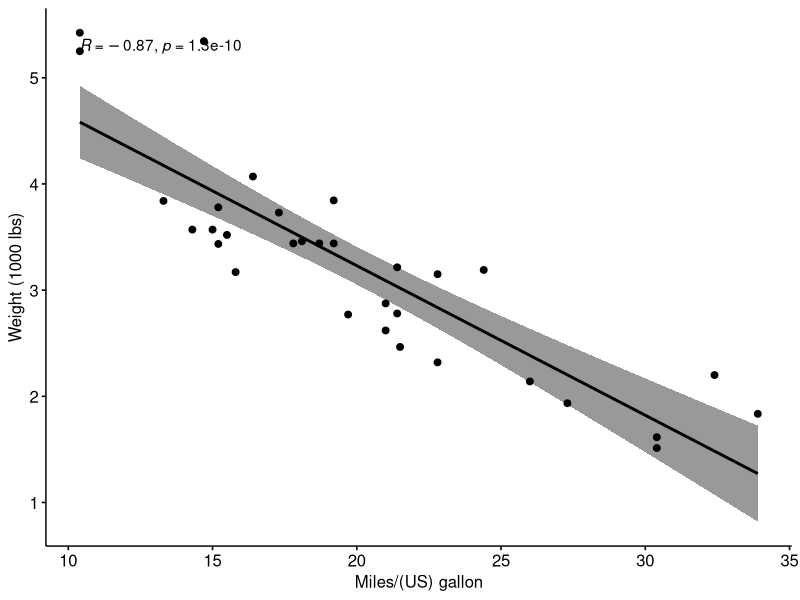
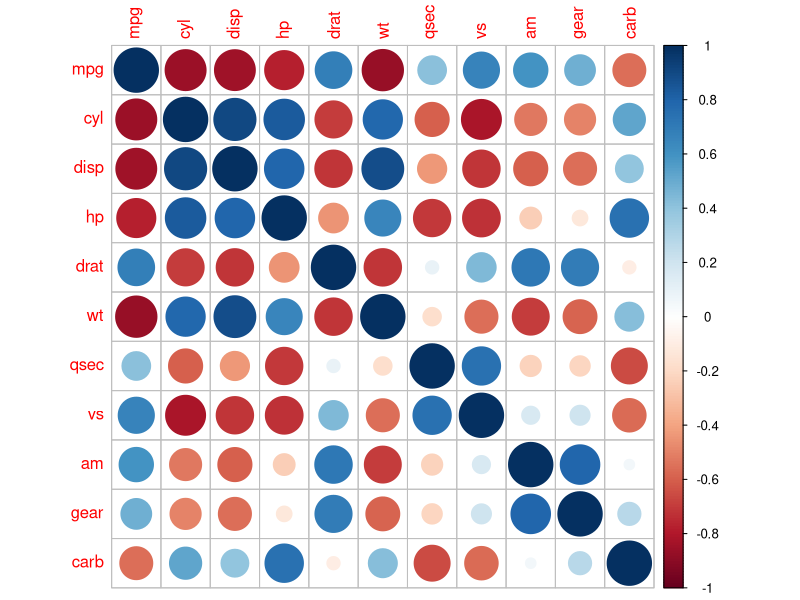
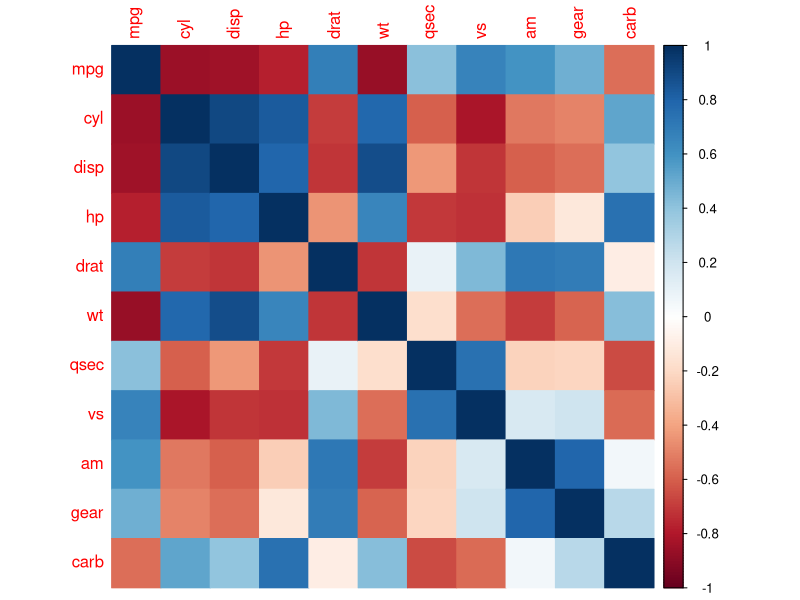
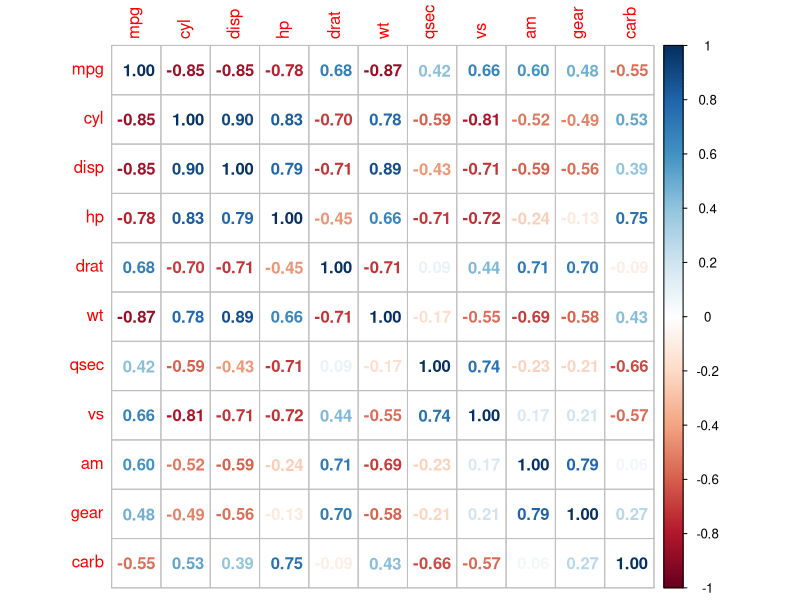
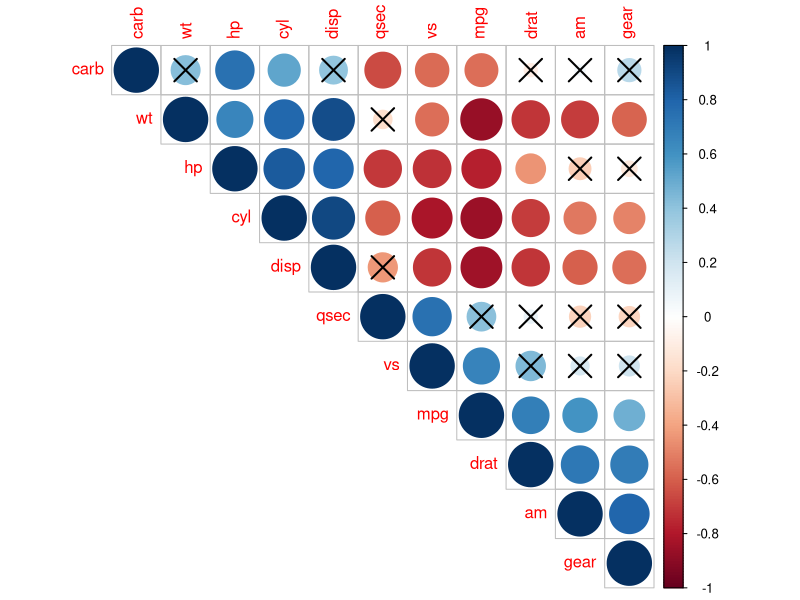

Source code (R) for these figures, in order:
## ---- chunk 1
# Look at the first 6 rows
head(mtcars, 6)
## ---- chunk 2
library("ggpubr")
# ggscatter() creates a scatter plot
ggscatter(mtcars, x = "mpg", y = "wt", # specify data and aesthetics 
          add = "reg.line", conf.int = TRUE, # add regression to plot
          cor.coef = TRUE, cor.method = "pearson", #label correlation coeffient
          xlab = "Miles/(US) gallon", ylab = "Weight (1000 lbs)") # label axes
## ---- chunk 3
res <- cor.test(mtcars$wt, mtcars$mpg, method = "pearson")
res
# In the result above:
# t is the t-test statistic value (t = -9.559),
# df is the degrees of freedom (df= 30),
# p-value is the significance level of the t-test (p-value = 1.29410^{-10}).
# conf.int is the confidence interval of the correlation coefficient at 95% (conf.int = [-0.9338, -0.7441]);
# sample estimates is the correlation coefficient (Cor.coeff = -0.87).
# 
# Interpretation of result:
# - p-value < 0.05 and r = -0.87 < 0. So wt and mpg are significantly correlated and strongly negatively correlated.
## ---- chunk 4
# "res" is a list object so we can extract values from the result 
# Extract the p.value
res$p.value
# Extract the correlation coefficient
res$estimate
## ---- chunk 5
# # # Install package
# # install.packages("PerformanceAnalytics")
# # Load package into environment
# library("PerformanceAnalytics")
# # Subset data frames (select certain columns)
# my_data <- mtcars[, c(1,3,4,5,6,7)]
# # Plot scatter plots, histograms and correlation using chart.Correlation()
# chart.Correlation(my_data, histogram=TRUE, pch=19)
## ---- chunk 6
# Create correlation matrix
M <- cor(mtcars, method = "pearson")
# Print the first 6 rows, round all values to 2 decimal points
head(round(M,2))
## ---- chunk 7
# # Install and load package
# install.packages("corrplot")
# Plot correlogram
library(corrplot)
corrplot(M, method="circle")
corrplot(M, method="color")

# Positive correlations = blue and negative correlations = red
# Color intensity and size of the circle are proportional to the correlation coefficients

# Display the correlation coefficient:
corrplot(M, method="number")
## ---- chunk 8
# Create a list of matrices of p-value, lower confidence interval (CI) and upper CI for a correlation matrix
p.mat <- cor.mtest(mtcars)
# Get the p-values from the list object
p.mat <- p.mat$p
# Print the first 6 rows and first 5 columns
head(p.mat[, 1:5])

# Plot correlogram with p-values
# Specialized the insignificant value according to the significant level
corrplot(M, type="upper", p.mat = p.mat, sig.level = 0.01, order="hclust")

# Note: correlations with p-value > 0.01 are considered as insignificant (i.e. correlation with crosses)
# type = upper means show only the upper triangle of the matrix
# order = hclust means order the variables by hierarchal clustering
